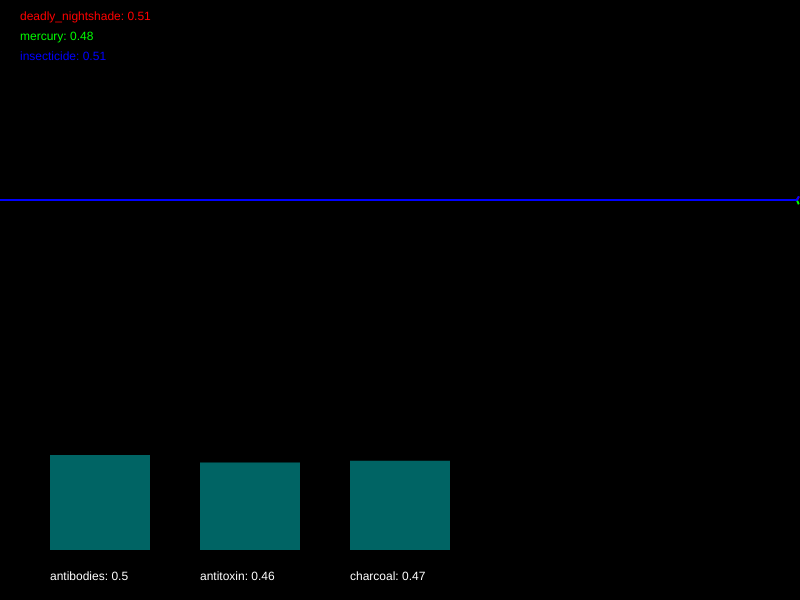
Frame 1 (no input)
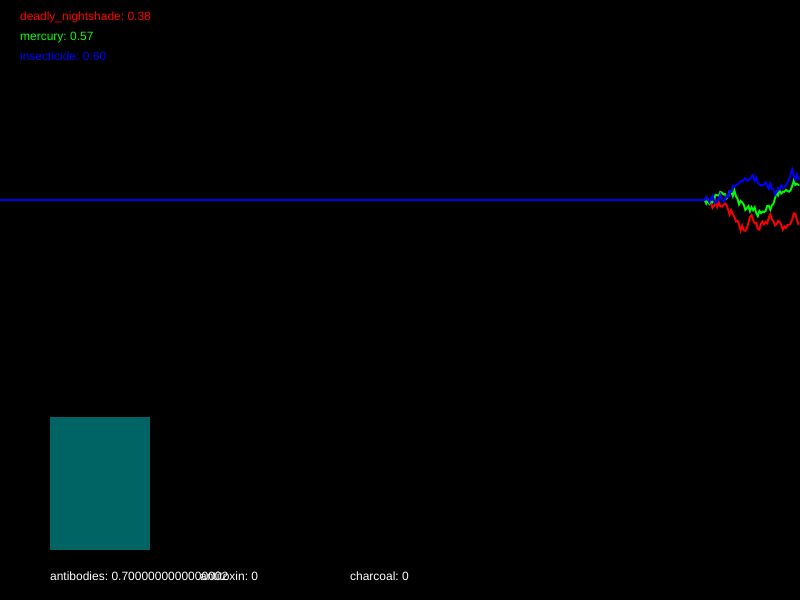
Frame 60 (no input)
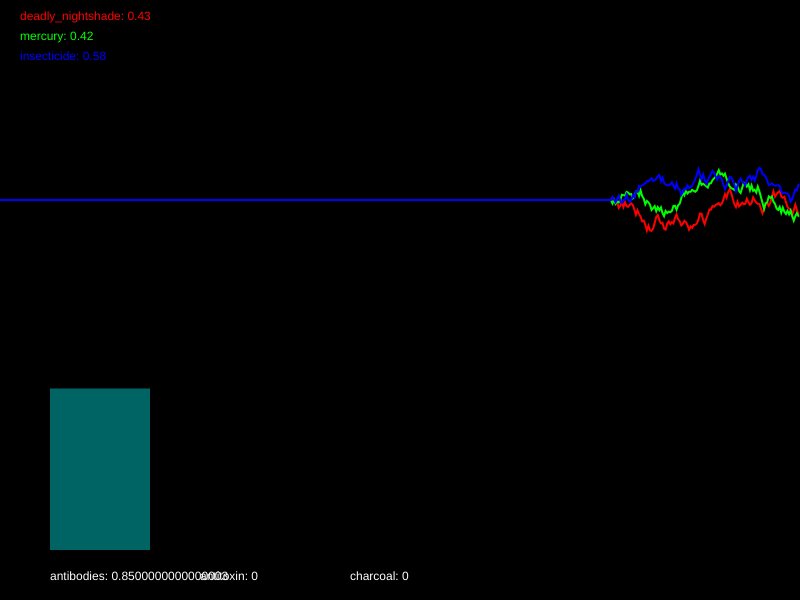
Frame 120 (the mouse pressed at the canvas centre since frame 60)

The p5.js sketch that drew these frames (run headless with seeded random() and noise() and a simulated clock; from frame 60 on, the mouse is pressed at the canvas centre):

// p5.js sketch
// ── sketch.js
/*

Officer: 6128338
CaseNum: 401-0-56764370-6128338

Case 401 - The Case of Norbert's Weiner Stand
Stage 1 - Noxious Weiner

Console city has been plunged into chaos. The notorious poisoner Norbert has struck the
population down with a potent poison. Word has it that he is smuggling his venomous filth
via a streetside weiner stand. Hundreds of people have been affected, and the municipal
water company tells me that their sewers are at full capacity. This is no laughing matter.
I need you to head down to our lab and work on an antidote.

You must develop the antidote by using conditional statements in the draw loop to
do the following:


You must develop the antidote by using conditional statements in the draw loop to
do the following.

	- When insecticide goes above 0.75, decrement antibodies by 0.02
	- If mercury dips below 0.48, increase antibodies by 0.01
	- When insecticide goes above 0.26, try decreasing antitoxin by 0.04
	- When deadly_nightshade goes above 0.56, increment antitoxin by 0.05
	- If deadly_nightshade goes above 0.4, decrease charcoal by 0.03
	- When mercury dips below 0.34, try increasing charcoal by 0.05


Your conditional statements should:

consider the following poisons:

	- deadly_nightshade
	- mercury
	- insecticide


and modify the following antidotes:

	- antibodies
	- antitoxin
	- charcoal


- There are many ways to complete this task but you should only use the
following commands:

	if(){}
	+=
	-=

*/

//Declare the poison variables
var deadly_nightshade;
var mercury;
var insecticide;


//Declare the antidote variables
var antibodies;
var antitoxin;
var charcoal;


//This variable is used for drawing the graph
var graphs;


function setup()
{

	createCanvas(800,600);
	strokeWeight(2);

	//initialise the poisons and antidotes
	deadly_nightshade = 0.5;
	mercury = 0.5;
	insecticide = 0.5;
	antibodies = 0.5;
	antitoxin = 0.5;
	charcoal = 0.5;


	//fills the graph with empty values
	graphs = [];

	for(var i = 0; i < 3; i++)
	{
		graphs.push([]);
		for(var j = 0; j < 512; j++)
		{
			graphs[i].push(0.5);
		}
	}

}

function draw()
{

	//Develop the antidote below
	//Write conditional statements to change the amount of each substance ...


	// - When insecticide goes above 0.75, decrement antibodies by 0.02

	// - If mercury dips below 0.48, increase antibodies by 0.01

	// - When insecticide goes above 0.26, try decreasing antitoxin by 0.04

	// - When deadly_nightshade goes above 0.56, increment antitoxin by 0.05
	
	// - If deadly_nightshade goes above 0.4, decrease charcoal by 0.03

	// - When mercury dips below 0.34, try increasing charcoal by 0.05


	if (insecticide > 0.75) {
		antibodies -= 0.02;
	}
	if (mercury < 0.48) {
		antibodies += 0.01;
	}
	if (insecticide > 0.26) {
		antitoxin -= 0.04;
	}
	if (deadly_nightshade > 0.56) {
		antitoxin += 0.05;
	}
	if (deadly_nightshade > 0.4) {
		charcoal -= 0.03;
	}
	if (mercury < 0.34) {
		charcoal += 0.05;
	}

	//////////////////////////////////////////////////////

	//the code below generates new values using random numbers

	/*
		For testing, you might want to temporarily comment out
		these lines and set the same variables to constant values
		instead.
	*/

	deadly_nightshade = nextValue(graphs[0],deadly_nightshade);
	mercury = nextValue(graphs[1],mercury);
	insecticide = nextValue(graphs[2],insecticide);


	antibodies = constrain(antibodies, 0, 1);
	antitoxin = constrain(antitoxin, 0, 1);
	charcoal = constrain(charcoal, 0, 1);


	///////// DO NOT CHANGE THE CODE BELOW ///////////

	//drawing code

	// set background
	background(0);
	noFill();

	//draw the graphs for the vitals
	var colors = [
	color(255, 0, 0),
	color(0, 255, 0),
	color(0, 0, 255),
	color(255, 0, 255),
	color(255, 255, 0),
	color(0, 255, 255)
	];

	for(var i = 0; i < graphs.length; i++)
	{
		stroke(colors[i]);
		drawGraph(graphs[i]);
	}

	//draw the poisons as text
	noStroke();
	fill(colors[0]);
	text('deadly_nightshade: ' + nf(deadly_nightshade,1,2), 20,20);
	fill(colors[1]);
	text('mercury: ' + nf(mercury,1,2), 20,40);
	fill(colors[2]);
	text('insecticide: ' + nf(insecticide,1,2), 20,60);


	//draw the antidotes bar chart
	drawBar(antibodies,50,'antibodies');
	drawBar(antitoxin,200,'antitoxin');
	drawBar(charcoal,350,'charcoal');


}

function nextValue(graph, val)
{
	//gets the next value for a vital and puts it in an array for drawing
	var delta = random(-0.03,0.03);

	val += delta;
	if(val > 1 || val < 0)
	{
		delta *= -1;
		val += delta * 2;
	}

	graph.push(val)
	graph.shift();
	return val;
}

function drawGraph(graph)
{
	//draws an array as a graph
	beginShape();
	for(var i = 0; i < graph.length; i++)
	{
			vertex(width * i/512, height * 0.5 - graph[i]* height/3)
	}
	endShape();
}


function drawBar(val, x, name)
{
	//draws the bars for bar chart
    noStroke();
    fill(0,100,100);
	var mh = height * 0.4 - 50;
	rect(x,(height - 50) - val*mh, 100, val*mh);
    fill(255);
	text(name + ": " + val, x, height - 20);
}
